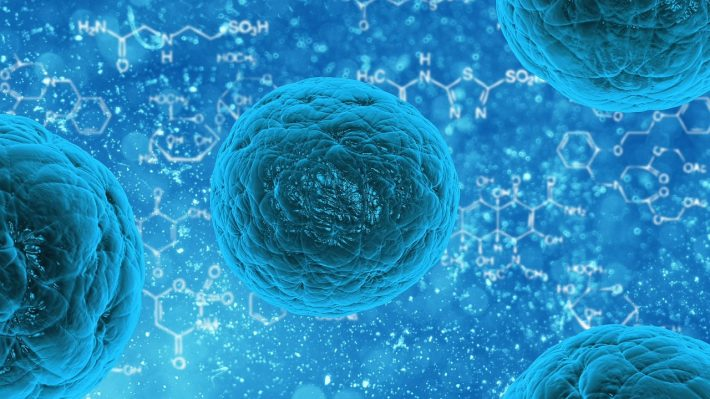
#> input picture Vision Artificial/test.jpg, 710 x 399 px
$ python CalculosContornos.py
#> lines starting #> are read from the running program, lines starting #| are printed output that depends on the picture; after the words box and inside, x2 and y2 are one past the last pixel; in counts of white or black regions, pixels touching at a corner belong together
"""                                                     Momentos

Los momentos de la imagen permiten calcular algunas de sus características, como el centro de masa del objeto, el área del
 objeto, etc.

La función cv2.moments() devuelve todos los momentos de la imagen. A continuación un ejemplo de como utilizar esta función:"""

import cv2
img = cv2.imread('test.jpg',0)
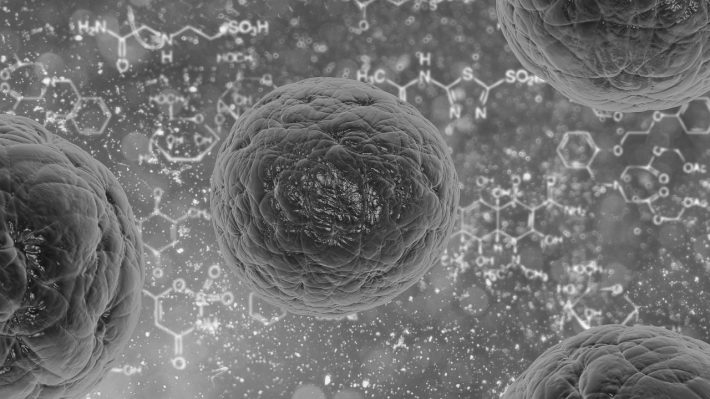
#> img: shape (399, 710); min 10, max 251, mean 112.4
ret,thresh = cv2.threshold(img,127,255,0)
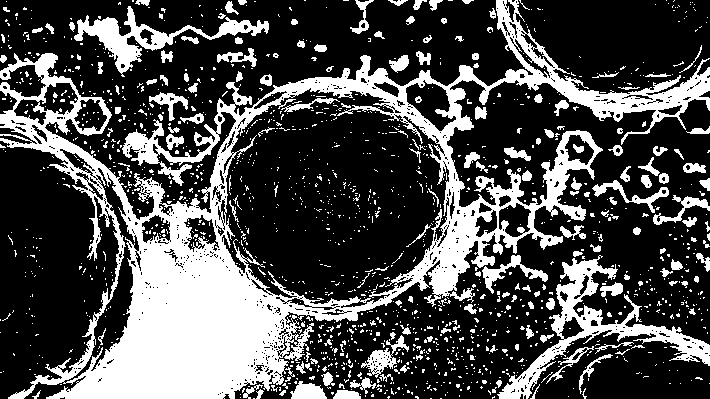
#> thresh: shape (399, 710); 30% white; 1503 white regions (1335 under 20 px)
image,contours = cv2.findContours(thresh,1,2)
#> image = 2422 contours, 2231 with area under 20; largest, box (x1, y1, x2, y2) and area: (0, 0, 710, 399) 105334, (221, 87, 450, 309) 37735, (497, 255, 710, 399) 5304, (63, 167, 140, 384) 3196, (74, 6, 269, 77) 2811; contours = 2422 rows, first 6: [1, -1, -1, -1], [2, 0, -1, -1], [3, 1, -1, -1], [4, 2, -1, -1], [5, 3, -1, -1], [6, 4, -1, -1]
cnt = contours[0]
#> cnt has the same summary as contours
#> (the run stopped early here; a loop or call above may not have finished)

$ run again, with Vision Artificial/Candy .jpg copied over Vision Artificial/test.jpg
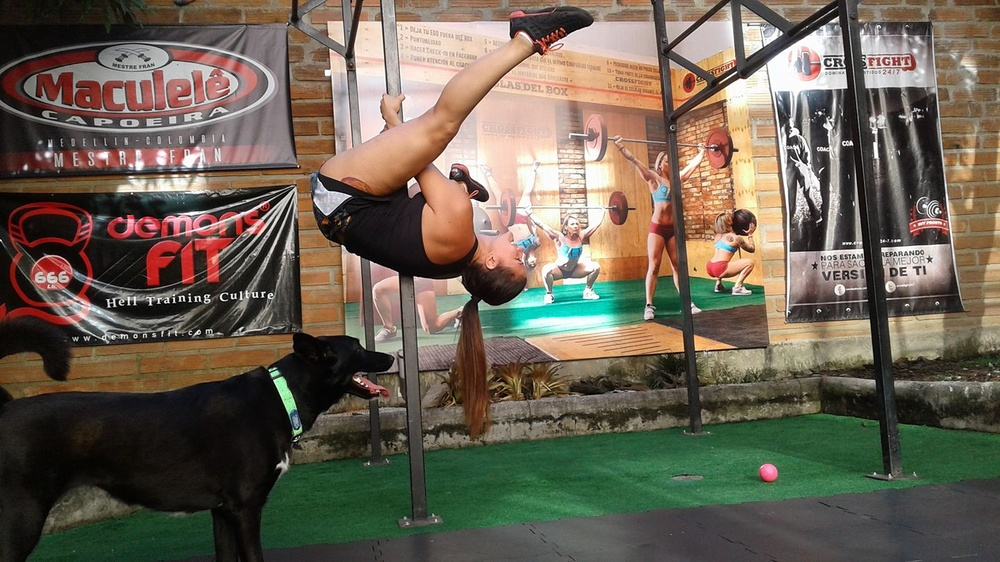
#> input picture Vision Artificial/Candy .jpg, 1000 x 562 px, shrunk from 1440 x 810 before the run
#> `img = cv2.imread('test.jpg',0)`:
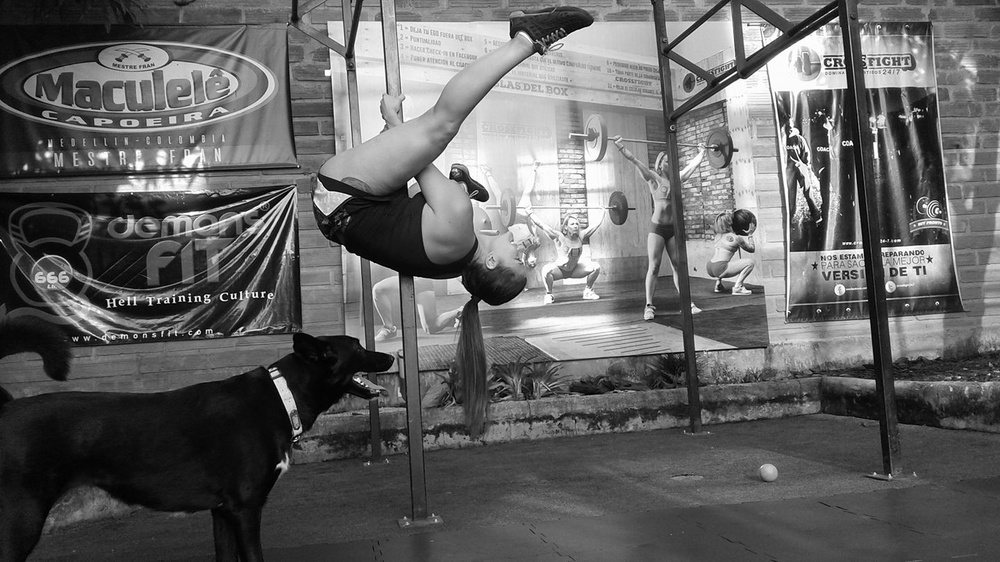
#> img: shape (562, 1000); min 0, max 255, mean 99.1
#> `ret,thresh = cv2.threshold(img,127,255,0)`:
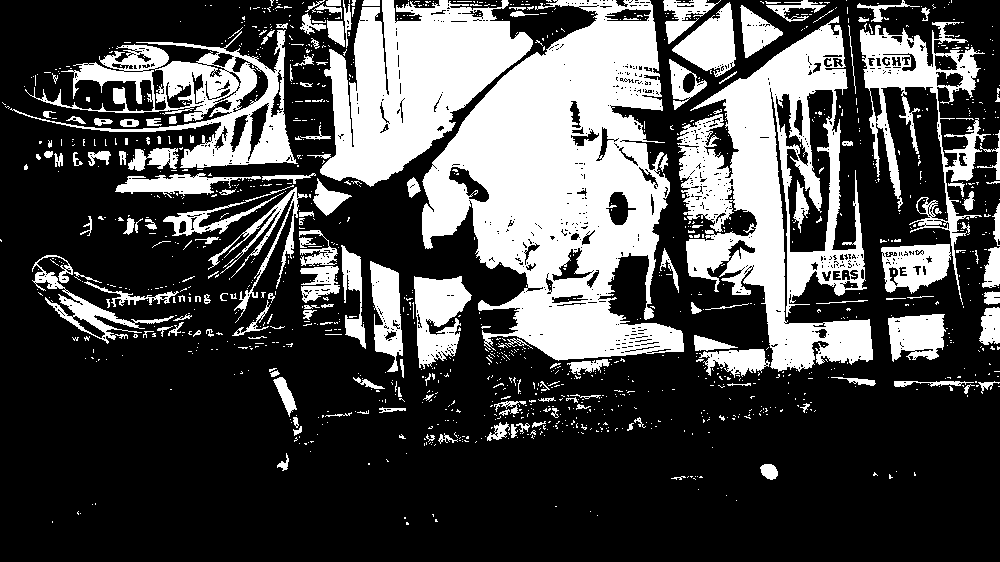
#> thresh: shape (562, 1000); 30.1% white; 1299 white regions (1125 under 20 px)
#> image = 2539 contours, 2300 with area under 20; largest, box (x1, y1, x2, y2) and area: (422, 0, 684, 361) 55320, (677, 16, 873, 372) 35494, (320, 0, 533, 187) 22015, (10, 30, 298, 168) 14304, (860, 22, 991, 305) 8455; contours = 2539 rows, first 6: [1, -1, -1, -1], [2, 0, -1, -1], [3, 1, -1, -1], [4, 2, -1, -1], [5, 3, -1, -1], [6, 4, -1, -1]
#> cnt has the same summary as contours
